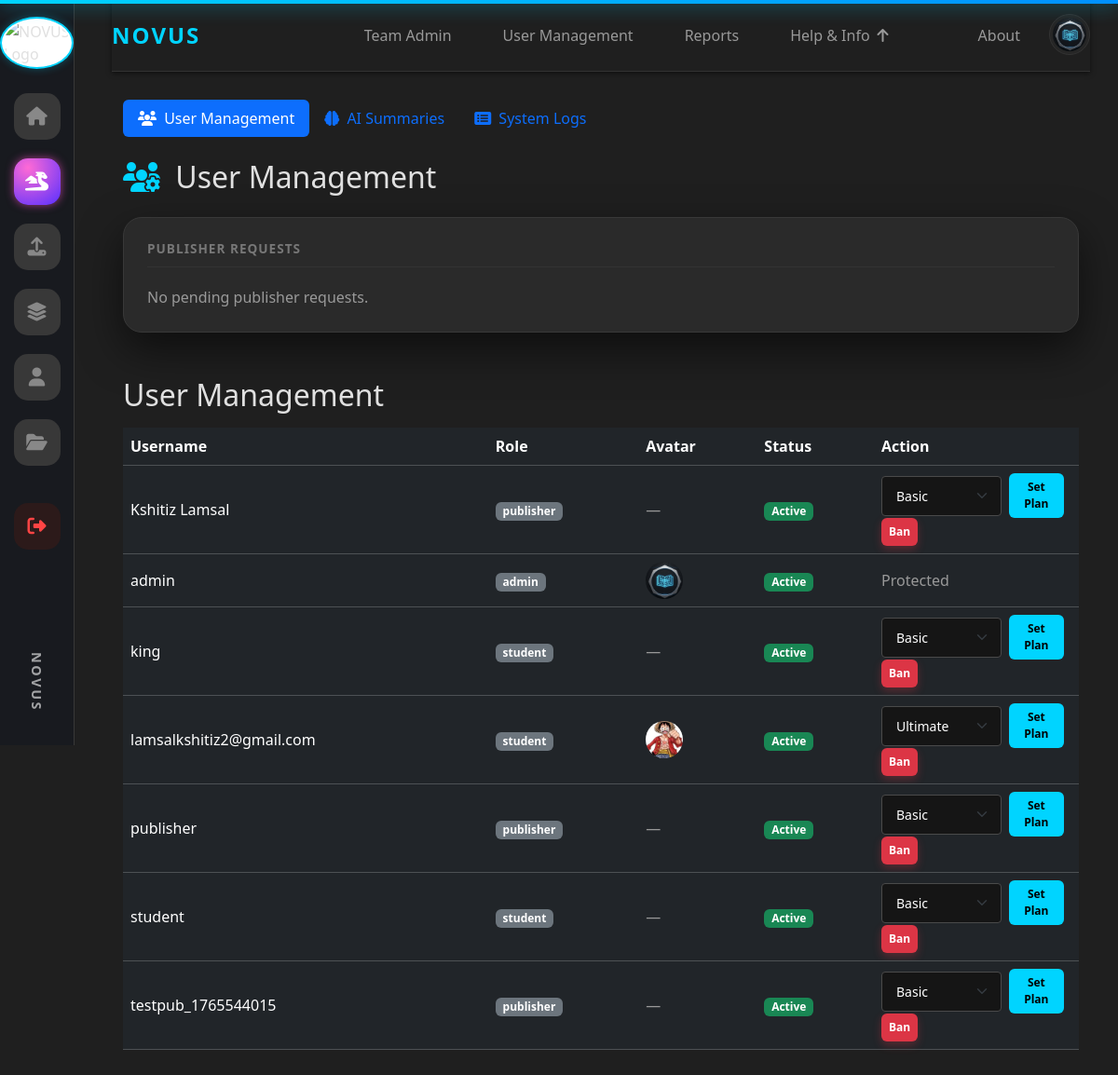
The app's page /admin/users (signed in), older data.
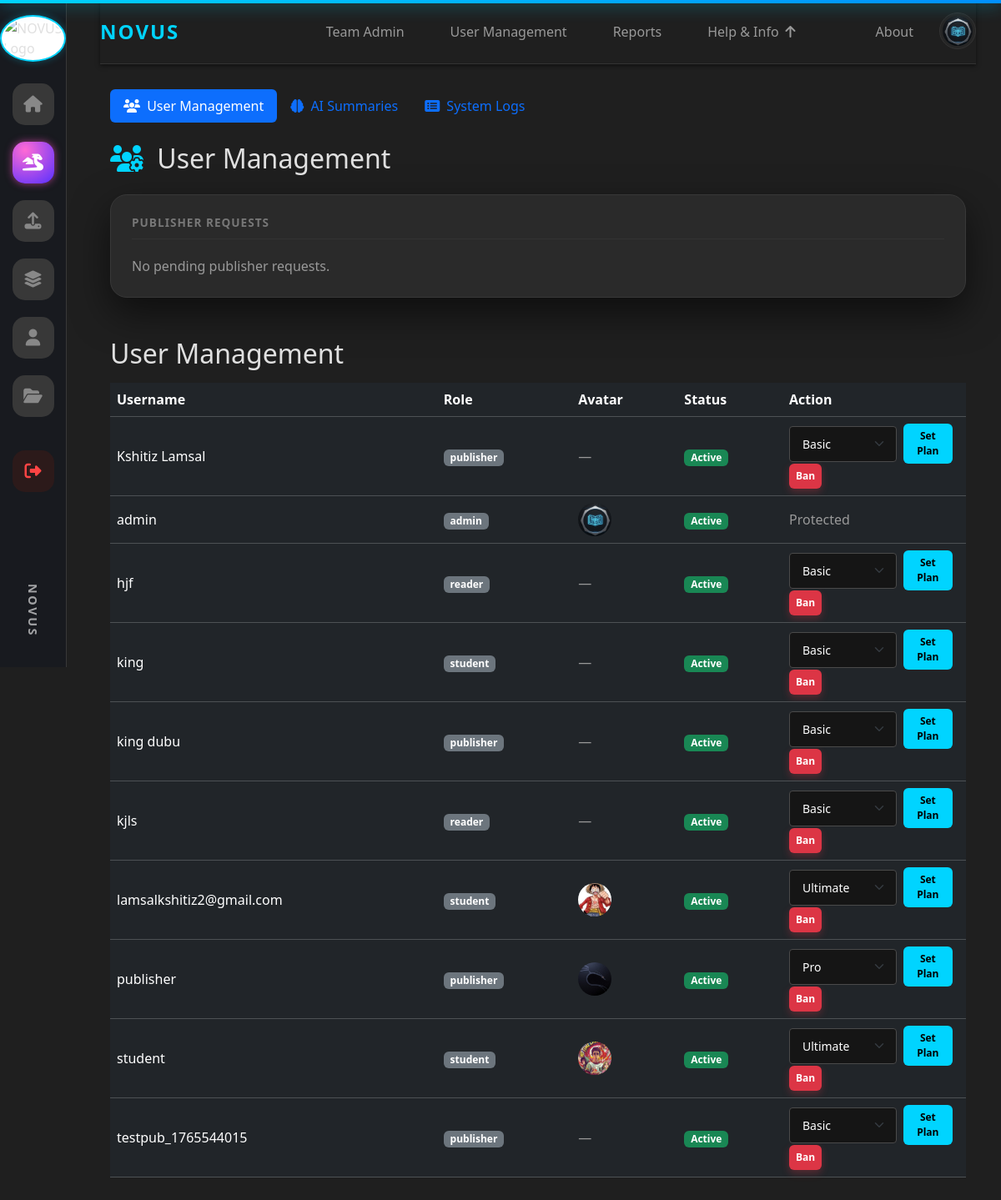
The same page, newer data.
### tables this page shows
CREATE TABLE users (
                    id INTEGER PRIMARY KEY,
                    username TEXT UNIQUE,
                    password TEXT,
                    role TEXT
                , status TEXT DEFAULT 'active', pending_publisher INTEGER DEFAULT 0, is_banned INTEGER DEFAULT 0, email TEXT, avatar_url TEXT, plan TEXT, plan_expires_at TEXT, google_id TEXT, facebook_id TEXT);

### app.py (the view)
@app.route("/admin/users", methods=["GET", "POST"], endpoint="user_management")
@admin_required
def admin_users():
    conn = get_conn()
    c = conn.cursor()
    c.execute("SELECT id, username, role, COALESCE(is_banned,0) as is_banned, COALESCE(status,'active') as status, COALESCE(avatar_url, NULL) as avatar_url, COALESCE(plan,'basic') as plan FROM users ORDER BY username")
    users = c.fetchall()
    c.execute("""
        SELECT rr.id, u.username, rr.requested_role, rr.created_at
        FROM role_requests rr
        JOIN users u ON rr.user_id = u.id
        WHERE rr.status = 'pending'
        ORDER BY rr.created_at ASC
    """)
    pending = c.fetchall()
    conn.close()
    return render_template("user_management.html", users=users, pending=pending)

### app.py (called while the page is built)
def get_conn():
    return sqlite3.connect(DB_PATH)

@app.before_request
def check_banned():
    uid = session.get("user_id")
    if not uid:
        return
    conn = get_conn()
    c = conn.cursor()
    c.execute("SELECT COALESCE(is_banned,0), COALESCE(status,'active') FROM users WHERE id=?", (uid,))
    row = c.fetchone()
    conn.close()
    if row:
        is_banned, status = row
        if int(is_banned) == 1 or status == "banned":
            session.clear()
            flash("Your account has been banned.", "danger")
            return redirect(url_for("login"))

@app.context_processor
def inject_user_avatar():
    return {
        'user_avatar': session.get('avatar_url'),
        'user_id': session.get('user_id')
    }

def admin_required(f):
    @wraps(f)
    def wrapper(*args, **kwargs):
        if session.get("role") != "admin":
            flash("Admin access required.", "danger")
            return redirect(url_for("home"))
        return f(*args, **kwargs)
    return wrapper

@app.before_request
def _ensure_db_initialized():
    global _db_init_done
    if not _db_init_done:
        try:
            init_db()
        except Exception:
            pass
        _db_init_done = True

### templates/user_management.html (shortened to what this page needs)
{% extends "base.html" %}
{% block content %}
<div class="container mt-4">
  <div class="row mb-4">
    <div class="col-12">
      <nav class="nav nav-pills">
        <a class="nav-link active" href="/admin/users">
          <i class="fas fa-users me-1"></i> User Management
        </a>
        <a class="nav-link" href="/admin/ai_summaries">
          <i class="fas fa-brain me-1"></i> AI Summaries
        </a>
        <a class="nav-link" href="/admin/system_logs">
          <i class="fas fa-list-alt me-1"></i> System Logs
        </a>
      </nav>
    </div>
  </div>
  <h2 class="mb-4" style="color: var(--text-primary)">
    <i class="fas fa-users-cog me-2" style="color: var(--neon-blue)"></i>
    User Management
  </h2>
  <div class="section-container mb-4">
    <h5 class="section-title">Publisher Requests</h5>
    {% if pending %}
      <table class="table table-dark table-sm align-middle mb-0">
        <thead>
          <tr>
            <th>#</th>
            <th>Username</th>
            <th>Requested Role</th>
            <th>Requested At</th>
            <th style="width: 140px;">Action</th>
          </tr>
        </thead>
        <tbody>
          {% for r in pending %}
          <tr>
            <td>{{ loop.index }}</td>
            <td>{{ r[1] }}</td>
            <td class="text-capitalize">{{ r[2] }}</td>
            <td>{{ r[3] }}</td>
            <td>
              <form
                method="post"
                action="{{ url_for('approve_publisher', req_id=r[0]) }}"
                onsubmit="return confirm('Approve publisher role for {{ r[1] }}?');"
              >
                <button class="btn btn-sm btn-neon">Approve</button>
              </form>
            </td>
          </tr>
          {% endfor %}
        </tbody>
      </table>
    {% else %}
      <p class="text-muted mb-0">No pending publisher requests.</p>
    {% endif %}
  </div>
</div>
<div class="container py-4">
  <h2 class="mb-3">User Management</h2>
  <div class="table-responsive">
    <table class="table table-dark table-hover align-middle">
      <thead>
        <tr>
          <th>Username</th>
          <th>Role</th>
           <th>Avatar</th>
          <th>Status</th>
          <th style="width: 220px;">Action</th>
        </tr>
      </thead>
      <tbody>
        {% for u in users %}
        <tr>
          <td>{{ u[1] }}</td>
          <td>
            <span class="badge bg-secondary">{{ u[2] }}</span>
          </td>
           <td>
             {% if u[5] %}
               <img src="{{ u[5] }}" alt="{{ u[1] }}" style="width: 40px; height: 40px; border-radius: 50%; object-fit: cover;">
             {% else %}
               <span class="text-muted">—</span>
             {% endif %}
           </td>
          <td>
            {% if u[3] == 1 %}
              <span class="badge bg-danger">Banned</span>
            {% else %}
              <span class="badge bg-success">Active</span>
            {% endif %}
          </td>
          <td>
            {% if u[2] == 'admin' %}
              <span class="text-muted">Protected</span>
            {% else %}
              <form method="post" action="/admin/users/{{ u[0] }}/plan" style="display:inline-flex; gap:8px; align-items:center; margin-right:8px;">
                <select name="plan" class="form-select form-select-sm" style="width:140px;">
                  <option value="basic" {% if u[6] == 'basic' %}selected{% endif %}>Basic</option>
                  <option value="pro" {% if u[6] == 'pro' %}selected{% endif %}>Pro</option>
                  <option value="ultimate" {% if u[6] == 'ultimate' %}selected{% endif %}>Ultimate</option>
                </select>
                <button class="btn btn-sm btn-neon" type="submit">Set Plan</button>
              </form>
              {% if u[3] == 1 %}
                <form method="post" action="{{ url_for('user_unban', user_id=u[0]) }}" class="d-inline">
                  <button class="btn btn-sm btn-success">Unban</button>
                </form>
              {% else %}
                <form method="post" action="{{ url_for('user_ban', user_id=u[0]) }}" class="d-inline">
                  <button class="btn btn-sm btn-danger">Ban</button>
                </form>
              {% endif %}
            {% endif %}
          </td>
        </tr>
        {% endfor %}
      </tbody>
    </table>
  </div>
</div>
{% endblock %}

### templates/base.html (shortened to what this page needs)
<!DOCTYPE html>
<html lang="en">
  <head>
    <link
      href="https://cdn.jsdelivr.net/npm/bootstrap@5.3.3/dist/css/bootstrap.min.css"
      rel="stylesheet"
    />
    <link
      rel="stylesheet"
      href="https://cdnjs.cloudflare.com/ajax/libs/font-awesome/6.4.0/css/all.min.css"
    />
    <link
      rel="stylesheet"
      href="{{ url_for('static', filename='css/style.css') }}"
    />
  </head>
  <body class="{{ body_class|default('') }}">
    <div class="sidebar">
      <a href="{{ url_for('home') }}">
        <img
          src="{{ url_for('static', filename='img/logo.png') }}"
          class="sidebar-logo"
          alt="NOVUS Logo"
        />
      </a>
      <div class="nav-links">
  <a href="{{ url_for('home') }}" class="nav-item">
    <i class="fas fa-home"></i>
  </a>
<a href="{{ url_for('manga') }}"
   class="nav-item nav-manga"
   id="nav-manga">
  <i class="fas fa-dragon"></i>
</a>
  {% if session.get('role') in ['admin', 'publisher'] %}
  <a href="{{ url_for('add_book') }}" class="nav-item">
    <i class="fas fa-upload"></i>
  </a>
  {% endif %}
  <a href="{{ url_for('watchlist') }}" class="nav-item">
    <i class="fas fa-layer-group"></i>
  </a>
  <a href="{{ url_for('profile') }}" class="nav-item">
    <i class="fas fa-user"></i>
  </a>
  {% if session.get('role') in ['admin', 'publisher'] %}
  <a href="{{ url_for('my_uploads') }}" class="nav-item">
    <i class="fas fa-folder-open"></i>
  </a>
  {% endif %}
  {% if session.get('user_id') %}
  <a href="#" onclick="handleLogout(event)" class="nav-item nav-item-logout">
    <i class="fas fa-sign-out-alt"></i>
  </a>
  {% endif %}
</div>
      <div class="sidebar-footer">
        <span class="sidebar-brand-text">NOVUS</span>
      </div>
    </div>
    <div class="main-content">
      <header class="top-header-minimal">
        <div class="logo-text-top">NOVUS</div>
        <div class="d-flex align-items-center">
          <div class="top-menu-links">
  {% if session.get('role') == 'admin' %}
  <a href="/admin/team" class="nav-link-item">Team Admin</a>
<a href="{{ url_for('user_management') }}" class="nav-link-item">User Management</a>
<a href="{{ url_for('admin_reports') }}" class="nav-link-item">Reports</a>
{% endif %}
            <div class="dropdown-nav">
              <button
                class="dropdown-btn"
                type="button"
                onclick="toggleDropdown(this)"
              >
                Help &amp; Info
                <i class="fas fa-arrow-up nav-logo-arrow"></i>
              </button>
            </div>
          </div>
          <a href="{{ url_for('about') }}" class="nav-link-item ms-3">
            About
          </a>
{% if session.get('user_id') %}
  <div class="dropdown-nav ms-3 profile-dropdown">
    <button class="profile-menu-btn" type="button" onclick="toggleDropdown(this)" aria-label="Open profile menu">
      {% if user_avatar %}
        <img src="{{ user_avatar }}" alt="Profile" class="profile-avatar-icon" style="width:36px; height:36px; border-radius:50%; object-fit:cover;">
      {% else %}
        <i class="fas fa-user-circle"></i>
      {% endif %}
    </button>
  </div>
{% else %}
  <a href="{{ url_for('login') }}" class="cta-button ms-3">
    <i class="fas fa-sign-in-alt me-2"></i>
    Log In
  </a>
{% endif %}
        </div>
      </header>
      {% block content %}{% endblock %}
    </div>
  </body>
</html>

Row changes from the older to the newer data that the page shows:
added users: username "hjf", role "reader", plan "Basic"
added users: username "king dubu", role "publisher", plan "Basic"
added users: username "kjls", role "reader", plan "Basic"
changed users (number 8 of 10 on the later page): plan "Basic" → "Pro"; no longer shows "—"
changed users (number 9 of 10 on the later page): plan "Basic" → "Ultimate"; no longer shows "—"
